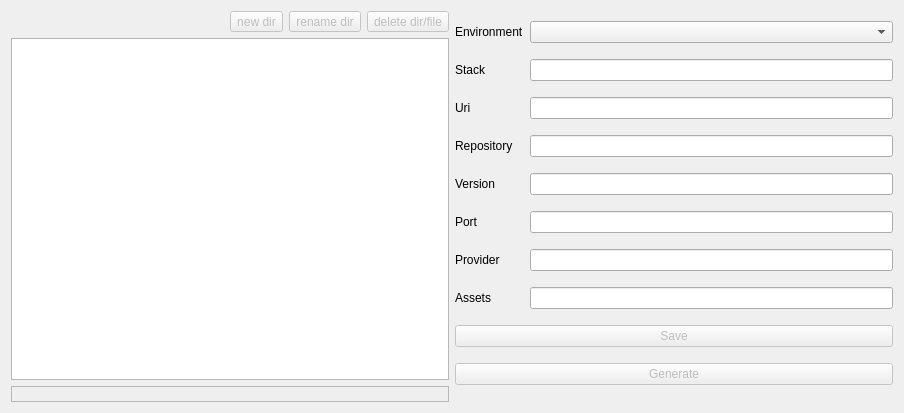
<?xml version="1.0" encoding="UTF-8"?>
<ui version="4.0">
 <class>Dialog</class>
 <widget class="QDialog" name="Dialog">
  <property name="geometry">
   <rect>
    <x>0</x>
    <y>0</y>
    <width>904</width>
    <height>413</height>
   </rect>
  </property>
  <property name="windowTitle">
   <string>FINTLabs::Stack Generator</string>
  </property>
  <property name="windowIcon">
   <iconset theme="fint"/>
  </property>
  <layout class="QGridLayout" name="gridLayout_4">
   <item row="0" column="0">
    <layout class="QGridLayout" name="gridLayout_3">
     <item row="0" column="0">
      <layout class="QGridLayout" name="gridLayout_2">
       <item row="1" column="4">
        <widget class="QToolButton" name="deleteDirFileToolButton">
         <property name="enabled">
          <bool>false</bool>
         </property>
         <property name="toolTip">
          <string>Delete file/directory</string>
         </property>
         <property name="text">
          <string>delete dir/file</string>
         </property>
        </widget>
       </item>
       <item row="1" column="0">
        <spacer name="horizontalSpacer">
         <property name="orientation">
          <enum>Qt::Horizontal</enum>
         </property>
         <property name="sizeHint" stdset="0">
          <size>
           <width>40</width>
           <height>20</height>
          </size>
         </property>
        </spacer>
       </item>
       <item row="1" column="2">
        <widget class="QToolButton" name="renameDirectoryToolButton">
         <property name="enabled">
          <bool>false</bool>
         </property>
         <property name="toolTip">
          <string>Rename directory</string>
         </property>
         <property name="text">
          <string>rename dir</string>
         </property>
        </widget>
       </item>
       <item row="1" column="1">
        <widget class="QToolButton" name="newDirectoryToolButton">
         <property name="enabled">
          <bool>false</bool>
         </property>
         <property name="toolTip">
          <string>New directory</string>
         </property>
         <property name="text">
          <string>new dir</string>
         </property>
        </widget>
       </item>
      </layout>
     </item>
     <item row="1" column="0">
      <widget class="QTreeView" name="treeView">
       <property name="enabled">
        <bool>true</bool>
       </property>
      </widget>
     </item>
     <item row="2" column="0">
      <widget class="QLabel" name="messageLabel">
       <property name="sizePolicy">
        <sizepolicy hsizetype="Preferred" vsizetype="Preferred">
         <horstretch>0</horstretch>
         <verstretch>0</verstretch>
        </sizepolicy>
       </property>
       <property name="frameShape">
        <enum>QFrame::StyledPanel</enum>
       </property>
       <property name="lineWidth">
        <number>1</number>
       </property>
       <property name="midLineWidth">
        <number>0</number>
       </property>
       <property name="text">
        <string/>
       </property>
       <property name="buddy">
        <cstring>treeView</cstring>
       </property>
      </widget>
     </item>
    </layout>
   </item>
   <item row="0" column="1">
    <layout class="QGridLayout" name="gridLayout">
     <item row="2" column="0">
      <widget class="QLabel" name="label_3">
       <property name="text">
        <string>Uri</string>
       </property>
       <property name="buddy">
        <cstring>uriEdit</cstring>
       </property>
      </widget>
     </item>
     <item row="3" column="1">
      <widget class="QLineEdit" name="repositoryEdit">
       <property name="text">
        <string/>
       </property>
      </widget>
     </item>
     <item row="1" column="0">
      <widget class="QLabel" name="label_2">
       <property name="text">
        <string>Stack</string>
       </property>
       <property name="buddy">
        <cstring>stackEdit</cstring>
       </property>
      </widget>
     </item>
     <item row="0" column="1">
      <widget class="QComboBox" name="environmentCombo"/>
     </item>
     <item row="5" column="1">
      <widget class="QLineEdit" name="portEdit"/>
     </item>
     <item row="6" column="1">
      <widget class="QLineEdit" name="providerEdit"/>
     </item>
     <item row="4" column="1">
      <widget class="QLineEdit" name="versionEdit"/>
     </item>
     <item row="8" column="0" colspan="2">
      <widget class="QPushButton" name="saveButton">
       <property name="enabled">
        <bool>false</bool>
       </property>
       <property name="text">
        <string>Save</string>
       </property>
      </widget>
     </item>
     <item row="2" column="1">
      <widget class="QLineEdit" name="uriEdit"/>
     </item>
     <item row="1" column="1">
      <widget class="QLineEdit" name="stackEdit"/>
     </item>
     <item row="0" column="0">
      <widget class="QLabel" name="label">
       <property name="text">
        <string>Environment</string>
       </property>
       <property name="buddy">
        <cstring>environmentCombo</cstring>
       </property>
      </widget>
     </item>
     <item row="4" column="0">
      <widget class="QLabel" name="label_5">
       <property name="text">
        <string>Version</string>
       </property>
       <property name="buddy">
        <cstring>versionEdit</cstring>
       </property>
      </widget>
     </item>
     <item row="5" column="0">
      <widget class="QLabel" name="label_6">
       <property name="text">
        <string>Port</string>
       </property>
       <property name="buddy">
        <cstring>portEdit</cstring>
       </property>
      </widget>
     </item>
     <item row="7" column="0">
      <widget class="QLabel" name="label_8">
       <property name="text">
        <string>Assets</string>
       </property>
       <property name="buddy">
        <cstring>assetEdit</cstring>
       </property>
      </widget>
     </item>
     <item row="7" column="1">
      <widget class="QLineEdit" name="assetEdit"/>
     </item>
     <item row="6" column="0">
      <widget class="QLabel" name="label_7">
       <property name="text">
        <string>Provider</string>
       </property>
       <property name="buddy">
        <cstring>providerEdit</cstring>
       </property>
      </widget>
     </item>
     <item row="9" column="0" colspan="2">
      <widget class="QPushButton" name="generateButton">
       <property name="enabled">
        <bool>false</bool>
       </property>
       <property name="text">
        <string>Generate</string>
       </property>
      </widget>
     </item>
     <item row="3" column="0">
      <widget class="QLabel" name="label_4">
       <property name="text">
        <string>Repository</string>
       </property>
       <property name="buddy">
        <cstring>repositoryEdit</cstring>
       </property>
      </widget>
     </item>
    </layout>
   </item>
  </layout>
 </widget>
 <layoutdefault spacing="6" margin="11"/>
 <tabstops>
  <tabstop>environmentCombo</tabstop>
  <tabstop>stackEdit</tabstop>
  <tabstop>uriEdit</tabstop>
  <tabstop>repositoryEdit</tabstop>
  <tabstop>versionEdit</tabstop>
  <tabstop>portEdit</tabstop>
  <tabstop>providerEdit</tabstop>
  <tabstop>assetEdit</tabstop>
  <tabstop>saveButton</tabstop>
  <tabstop>generateButton</tabstop>
  <tabstop>treeView</tabstop>
 </tabstops>
 <resources>
  <include location="main.qrc"/>
 </resources>
 <connections/>
</ui>
